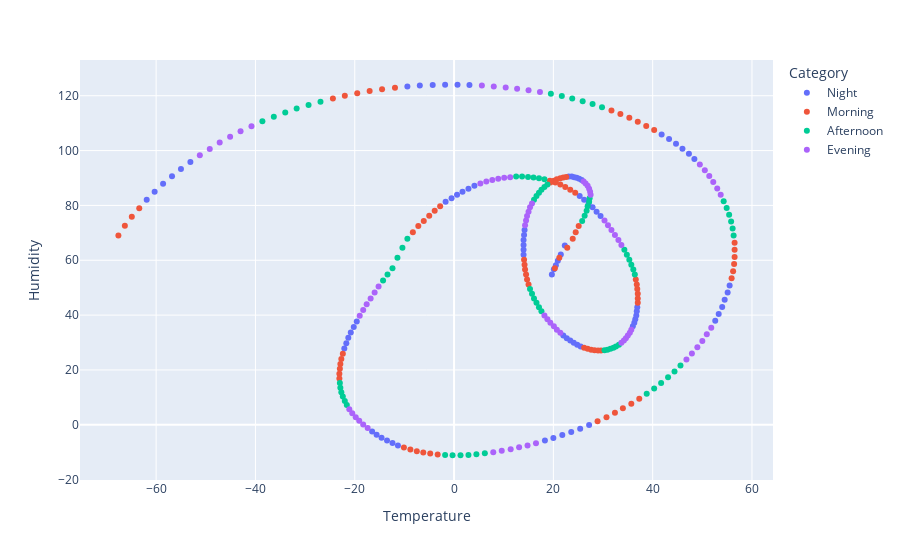

The notebook cell this image was saved under:
### Code cell
newdf['Timestamp']=pd.to_datetime(newdf['Timestamp'])
newdf['Timestamp']

def get_time_Category(hour):
    if 6<=hour<12:
        return 'Morning'
    elif 12<=hour<18:
        return 'Afternoon'
    elif 18<=hour <24:
        return 'Evening'
    else:
        return 'Night'

newdf['Category']=newdf['Timestamp'].dt.hour.apply(get_time_Category)
  
fig3= px.scatter(newdf, x='Temperature', y='Humidity',color='Category')
fig3.show()
